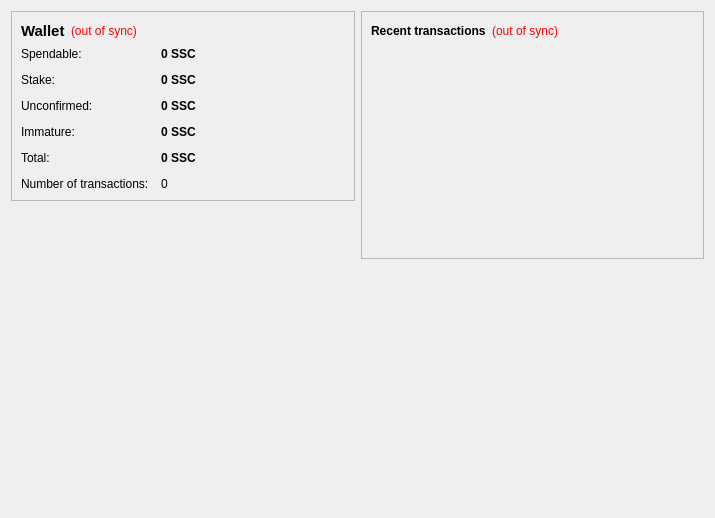
<?xml version="1.0" encoding="UTF-8"?>
<ui version="4.0">
 <class>OverviewPage</class>
 <widget class="QWidget" name="OverviewPage">
  <property name="geometry">
   <rect>
    <x>0</x>
    <y>0</y>
    <width>715</width>
    <height>518</height>
   </rect>
  </property>
  <property name="windowTitle">
   <string>Form</string>
  </property>
  <layout class="QHBoxLayout" name="horizontalLayout" stretch="1,1">
   <item>
    <layout class="QVBoxLayout" name="verticalLayout_2">
     <item>
      <widget class="QFrame" name="frame">
       <property name="frameShape">
        <enum>QFrame::StyledPanel</enum>
       </property>
       <property name="frameShadow">
        <enum>QFrame::Raised</enum>
       </property>
       <layout class="QVBoxLayout" name="verticalLayout_4">
        <item>
         <layout class="QHBoxLayout" name="horizontalLayout_4">
          <item>
           <widget class="QLabel" name="label_5">
            <property name="font">
             <font>
              <pointsize>11</pointsize>
              <weight>75</weight>
              <bold>true</bold>
             </font>
            </property>
            <property name="text">
             <string>Wallet</string>
            </property>
           </widget>
          </item>
          <item>
           <widget class="QLabel" name="labelWalletStatus">
            <property name="toolTip">
             <string>The displayed information may be out of date. Your wallet automatically synchronizes with the SecretsCoin network after a connection is established, but this process has not completed yet.</string>
            </property>
            <property name="styleSheet">
             <string notr="true">QLabel { color: red; }</string>
            </property>
            <property name="text">
             <string notr="true">(out of sync)</string>
            </property>
            <property name="alignment">
             <set>Qt::AlignLeading|Qt::AlignLeft|Qt::AlignVCenter</set>
            </property>
           </widget>
          </item>
          <item>
           <spacer name="horizontalSpacer_2">
            <property name="orientation">
             <enum>Qt::Horizontal</enum>
            </property>
            <property name="sizeHint" stdset="0">
             <size>
              <width>40</width>
              <height>20</height>
             </size>
            </property>
           </spacer>
          </item>
         </layout>
        </item>
        <item>
         <layout class="QFormLayout" name="formLayout_2">
          <property name="fieldGrowthPolicy">
           <enum>QFormLayout::AllNonFixedFieldsGrow</enum>
          </property>
          <property name="horizontalSpacing">
           <number>12</number>
          </property>
          <property name="verticalSpacing">
           <number>12</number>
          </property>
          <item row="0" column="0">
           <widget class="QLabel" name="label">
            <property name="text">
             <string>Spendable:</string>
            </property>
           </widget>
          </item>
          <item row="0" column="1">
           <widget class="QLabel" name="labelBalance">
            <property name="font">
             <font>
              <weight>75</weight>
              <bold>true</bold>
             </font>
            </property>
            <property name="cursor">
             <cursorShape>IBeamCursor</cursorShape>
            </property>
            <property name="toolTip">
             <string>Your current balance</string>
            </property>
            <property name="text">
             <string notr="true">0 SSC</string>
            </property>
            <property name="textInteractionFlags">
             <set>Qt::LinksAccessibleByMouse|Qt::TextSelectableByKeyboard|Qt::TextSelectableByMouse</set>
            </property>
           </widget>
          </item>
          <item row="1" column="0">
           <widget class="QLabel" name="label_6">
            <property name="text">
             <string>Stake:</string>
            </property>
           </widget>
          </item>
          <item row="1" column="1">
           <widget class="QLabel" name="labelStake">
            <property name="font">
             <font>
              <weight>75</weight>
              <bold>true</bold>
             </font>
            </property>
            <property name="cursor">
             <cursorShape>IBeamCursor</cursorShape>
            </property>
            <property name="toolTip">
             <string>Total of coins that was staked, and do not yet count toward the current balance</string>
            </property>
            <property name="text">
             <string notr="true">0 SSC</string>
            </property>
            <property name="textInteractionFlags">
             <set>Qt::LinksAccessibleByMouse|Qt::TextSelectableByKeyboard|Qt::TextSelectableByMouse</set>
            </property>
           </widget>
          </item>
          <item row="2" column="0">
           <widget class="QLabel" name="label_3">
            <property name="text">
             <string>Unconfirmed:</string>
            </property>
           </widget>
          </item>
          <item row="2" column="1">
           <widget class="QLabel" name="labelUnconfirmed">
            <property name="font">
             <font>
              <weight>75</weight>
              <bold>true</bold>
             </font>
            </property>
            <property name="cursor">
             <cursorShape>IBeamCursor</cursorShape>
            </property>
            <property name="toolTip">
             <string>Total of transactions that have yet to be confirmed, and do not yet count toward the current balance</string>
            </property>
            <property name="text">
             <string notr="true">0 SSC</string>
            </property>
            <property name="textInteractionFlags">
             <set>Qt::LinksAccessibleByMouse|Qt::TextSelectableByKeyboard|Qt::TextSelectableByMouse</set>
            </property>
           </widget>
          </item>
          <item row="3" column="0">
           <widget class="QLabel" name="labelImmatureText">
            <property name="text">
             <string>Immature:</string>
            </property>
           </widget>
          </item>
          <item row="3" column="1">
           <widget class="QLabel" name="labelImmature">
            <property name="font">
             <font>
              <weight>75</weight>
              <bold>true</bold>
             </font>
            </property>
            <property name="toolTip">
             <string>Mined balance that has not yet matured</string>
            </property>
            <property name="text">
             <string notr="true">0 SSC</string>
            </property>
            <property name="textInteractionFlags">
             <set>Qt::LinksAccessibleByMouse|Qt::TextSelectableByKeyboard|Qt::TextSelectableByMouse</set>
            </property>
           </widget>
          </item>
          <item row="5" column="1">
           <widget class="QLabel" name="labelNumTransactions">
            <property name="toolTip">
             <string>Total number of transactions in wallet</string>
            </property>
            <property name="text">
             <string notr="true">0</string>
            </property>
           </widget>
          </item>
          <item row="5" column="0">
           <widget class="QLabel" name="label_2">
            <property name="text">
             <string>Number of transactions:</string>
            </property>
           </widget>
          </item>
          <item row="4" column="0">
           <widget class="QLabel" name="labelTotalText">
            <property name="text">
             <string>Total:</string>
            </property>
           </widget>
          </item>
          <item row="4" column="1">
           <widget class="QLabel" name="labelTotal">
            <property name="font">
             <font>
              <weight>75</weight>
              <bold>true</bold>
             </font>
            </property>
            <property name="text">
             <string notr="true">0 SSC</string>
            </property>
           </widget>
          </item>
         </layout>
        </item>
       </layout>
      </widget>
     </item>
     <item>
      <spacer name="verticalSpacer">
       <property name="orientation">
        <enum>Qt::Vertical</enum>
       </property>
       <property name="sizeHint" stdset="0">
        <size>
         <width>20</width>
         <height>40</height>
        </size>
       </property>
      </spacer>
     </item>
     <item>
      <widget class="QLabel" name="label_6">
       <property name="text">
        <string/>
       </property>
       <property name="pixmap">
        <pixmap resource="../bitcoin.qrc">:/images/backg</pixmap>
       </property>
       <property name="scaledContents">
        <bool>false</bool>
       </property>
       <property name="alignment">
        <set>Qt::AlignCenter</set>
       </property>
       <property name="margin">
        <number>-2</number>
       </property>
      </widget>
     </item>
    </layout>
   </item>
   <item>
    <layout class="QVBoxLayout" name="verticalLayout_3">
     <item>
      <widget class="QFrame" name="frame_2">
       <property name="frameShape">
        <enum>QFrame::StyledPanel</enum>
       </property>
       <property name="frameShadow">
        <enum>QFrame::Raised</enum>
       </property>
       <layout class="QVBoxLayout" name="verticalLayout">
        <item>
         <layout class="QHBoxLayout" name="horizontalLayout_2">
          <item>
           <widget class="QLabel" name="label_4">
            <property name="text">
             <string>&lt;b&gt;Recent transactions&lt;/b&gt;</string>
            </property>
           </widget>
          </item>
          <item>
           <widget class="QLabel" name="labelTransactionsStatus">
            <property name="toolTip">
             <string>The displayed information may be out of date. Your wallet automatically synchronizes with the SecretsCoin network after a connection is established, but this process has not completed yet.</string>
            </property>
            <property name="styleSheet">
             <string notr="true">QLabel { color: red; }</string>
            </property>
            <property name="text">
             <string notr="true">(out of sync)</string>
            </property>
            <property name="alignment">
             <set>Qt::AlignRight|Qt::AlignTrailing|Qt::AlignVCenter</set>
            </property>
           </widget>
          </item>
          <item>
           <spacer name="horizontalSpacer">
            <property name="orientation">
             <enum>Qt::Horizontal</enum>
            </property>
            <property name="sizeHint" stdset="0">
             <size>
              <width>40</width>
              <height>20</height>
             </size>
            </property>
           </spacer>
          </item>
         </layout>
        </item>
        <item>
         <widget class="QListView" name="listTransactions">
          <property name="styleSheet">
           <string notr="true">QListView { background: transparent; }</string>
          </property>
          <property name="frameShape">
           <enum>QFrame::NoFrame</enum>
          </property>
          <property name="verticalScrollBarPolicy">
           <enum>Qt::ScrollBarAlwaysOff</enum>
          </property>
          <property name="horizontalScrollBarPolicy">
           <enum>Qt::ScrollBarAlwaysOff</enum>
          </property>
          <property name="selectionMode">
           <enum>QAbstractItemView::NoSelection</enum>
          </property>
         </widget>
        </item>
       </layout>
      </widget>
     </item>
     <item>
      <spacer name="verticalSpacer_2">
       <property name="orientation">
        <enum>Qt::Vertical</enum>
       </property>
       <property name="sizeHint" stdset="0">
        <size>
         <width>20</width>
         <height>40</height>
        </size>
       </property>
      </spacer>
     </item>
    </layout>
   </item>
  </layout>
 </widget>
 <resources>
  <include location="../bitcoin.qrc"/>
 </resources>
 <connections/>
</ui>
